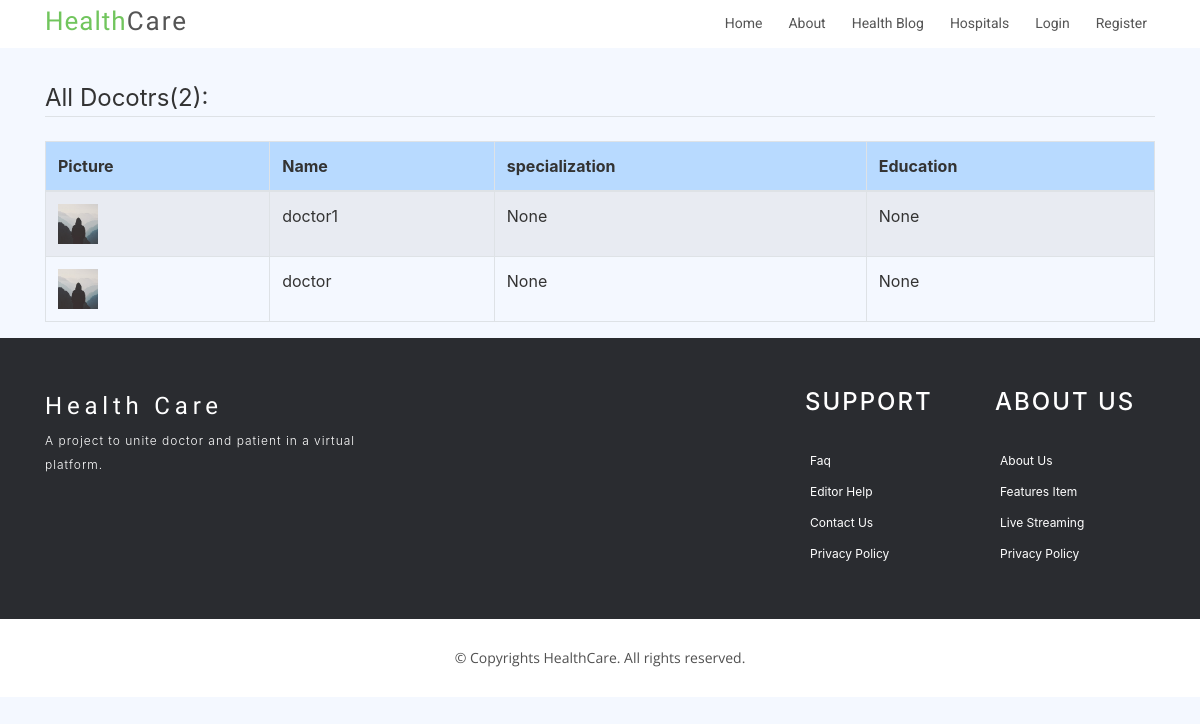
/doctors/, run on an earlier commit of the app's database.
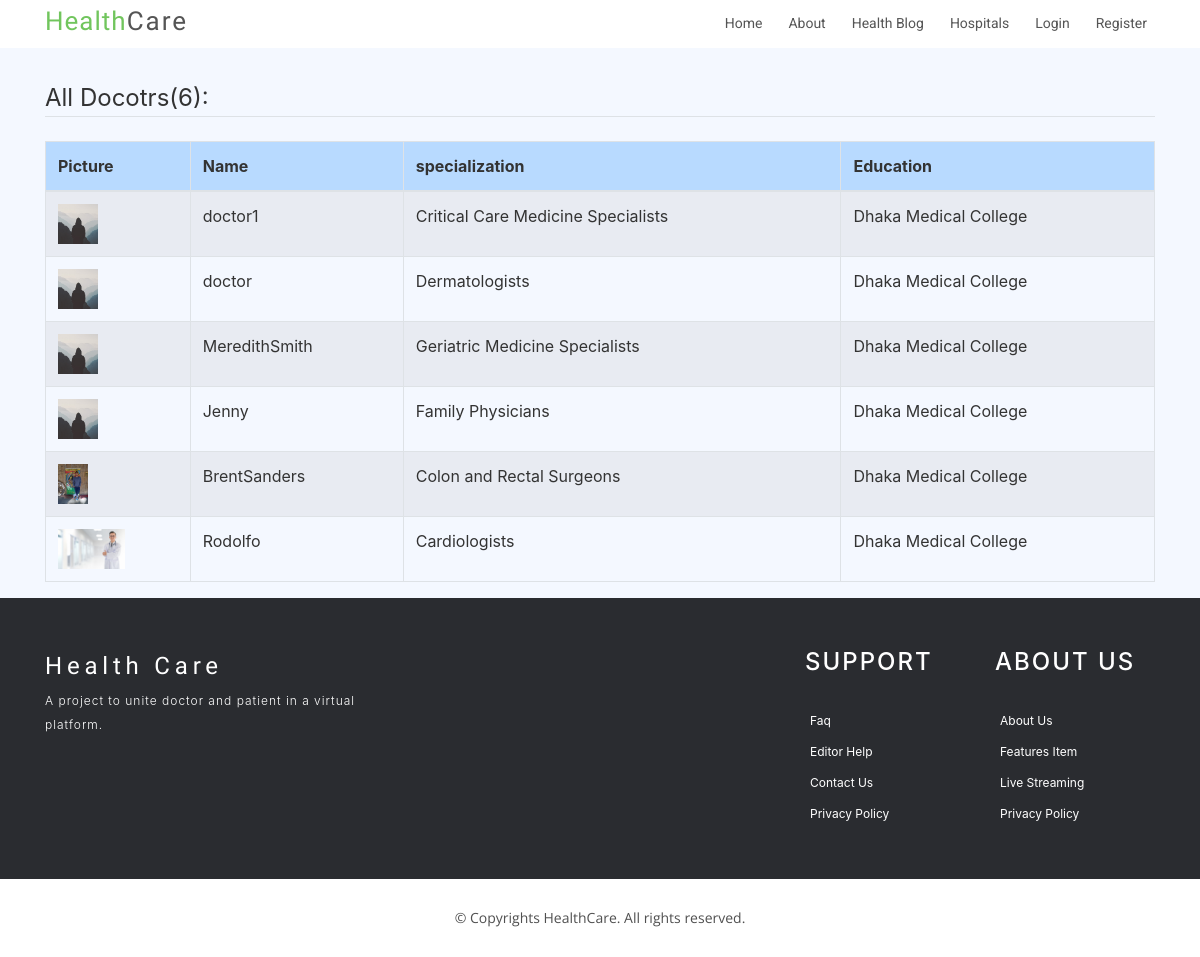
And on a later commit of the database.
### users/models.py (models this page shows, shortened)
class Doctor(models.Model):
    user = models.OneToOneField(User, on_delete=models.CASCADE)
    specialization = models.CharField(max_length = 200, null = True)
    education = models.CharField(max_length = 200, null = True)
    image = models.ImageField(default='profile_pics/default.jpg', upload_to='profile_pics')

class User(AbstractUser):
    is_patient = models.BooleanField('patient status', default=False)
    is_doctor = models.BooleanField('doctor status', default=False)

### users/views.py (the view)
# urls.py: path('doctors/', DoctorListView.as_view(), name = 'doctors'),
class DoctorListView(ListView):
    model = Doctor
    context_object_name = 'doctors'

### users/templates/users/doctor_list.html
{% extends "home/base.html" %}
{% load crispy_forms_tags %}
{% block content %}
  <legend class="border-bottom mb-4">All Docotrs({{doctors.count }}): </legend>
  <table class="table table-hover table-bordered table-striped">
    <thead>
      <tr class="table-primary">
        <th>Picture</th>
        <th>Name</th>
        <th>specialization</th>
        <th>Education</th>
      </tr>
    </thead>
    <tbody>
      {% for doctor in doctors %}
      <tr>
        <td><img src="{{ doctor.image.url }}" height="40px"></td>
        <td>{{doctor.user.username}}</td>
        <td>{{doctor.specialization}}</td>
        <td>{{doctor.education}}</td>
      </tr>
      {% endfor %}
    </tbody>
  </table>
{% endblock content %}

What changed in the data, as far as the page shows it:
changed Doctor "doctor1": specialization "None" → "Critical Care Medicine Specialists"; education "None" → "Dhaka Medical College"
changed Doctor "doctor": specialization "None" → "Dermatologists"; education "None" → "Dhaka Medical College"
added Doctor: image (placeholder picture), user.username "MeredithSmith", specialization "Geriatric Medicine Specialists", education "Dhaka Medical College"
added Doctor: image (placeholder picture), user.username "Jenny", specialization "Family Physicians", education "Dhaka Medical College"
added Doctor: image (picture), user.username "BrentSanders", specialization "Colon and Rectal Surgeons", education "Dhaka Medical College"
added Doctor: image (picture), user.username "Rodolfo", specialization "Cardiologists", education "Dhaka Medical College"
Also different on the page:
{{ doctors.count }}: "2" → "6"
